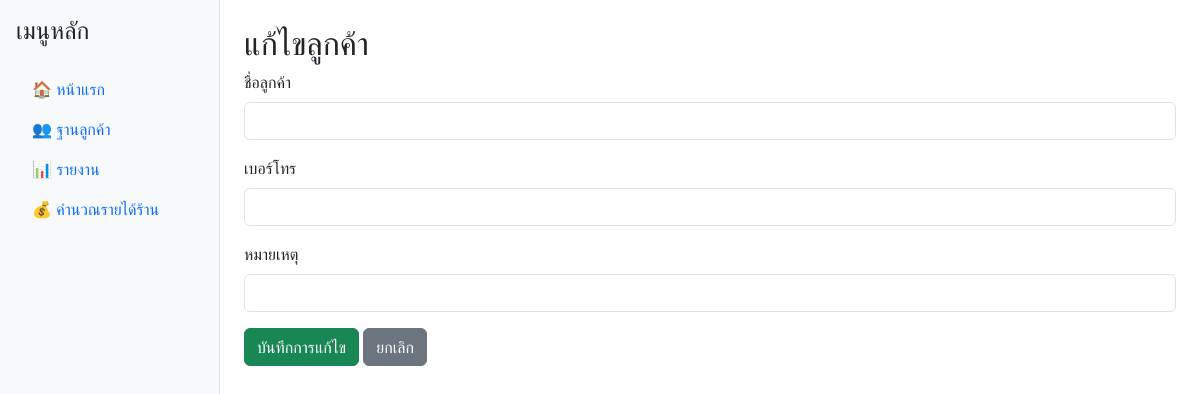
The page /edit_customer/4 on the database as committed earlier.
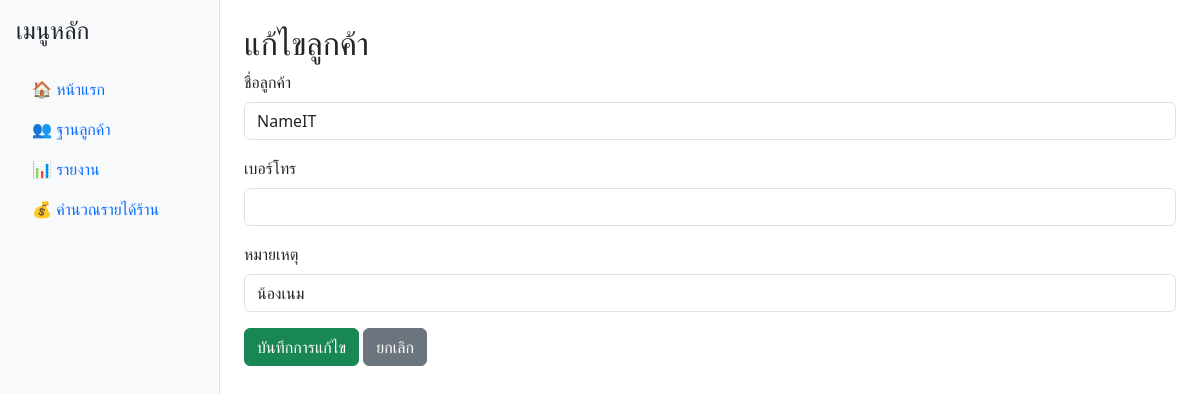
The same page on the database as committed later.
### tables this page shows
CREATE TABLE customers (
    id INTEGER PRIMARY KEY AUTOINCREMENT,
    name TEXT NOT NULL,
    phone TEXT,
    note TEXT
);

### app.py (the view, shortened to what this page needs)
@app.route('/edit_customer/<int:id>', methods=['GET', 'POST'])
def edit_customer(id):
    conn = get_db_connection()
    customer = conn.execute("SELECT * FROM customers WHERE id=?", (id,)).fetchone()
    conn.close()
    return render_template('edit_customer.html', customer=customer)

### app.py (called while the page is built)
def get_db_connection():
    conn = sqlite3.connect('database.db')
    conn.row_factory = sqlite3.Row
    return conn

### templates/edit_customer.html
{% extends "base.html" %}
{% block content %}
<h2>แก้ไขลูกค้า</h2>
<form method="POST">
  <div class="mb-3">
    <label class="form-label">ชื่อลูกค้า</label>
    <input type="text" name="name" class="form-control" value="{{ customer.name }}" required>
  </div>
  <div class="mb-3">
    <label class="form-label">เบอร์โทร</label>
    <input type="text" name="phone" class="form-control" value="{{ customer.phone }}">
  </div>
  <div class="mb-3">
    <label class="form-label">หมายเหตุ</label>
    <input type="text" name="note" class="form-control" value="{{ customer.note }}">
  </div>
  <button type="submit" class="btn btn-success">บันทึกการแก้ไข</button>
  <a href="/customers" class="btn btn-secondary">ยกเลิก</a>
</form>
{% endblock %}

Rows that differ between the two databases and show on the page:
added customers: name "NameIT", note "น้องเนม"
